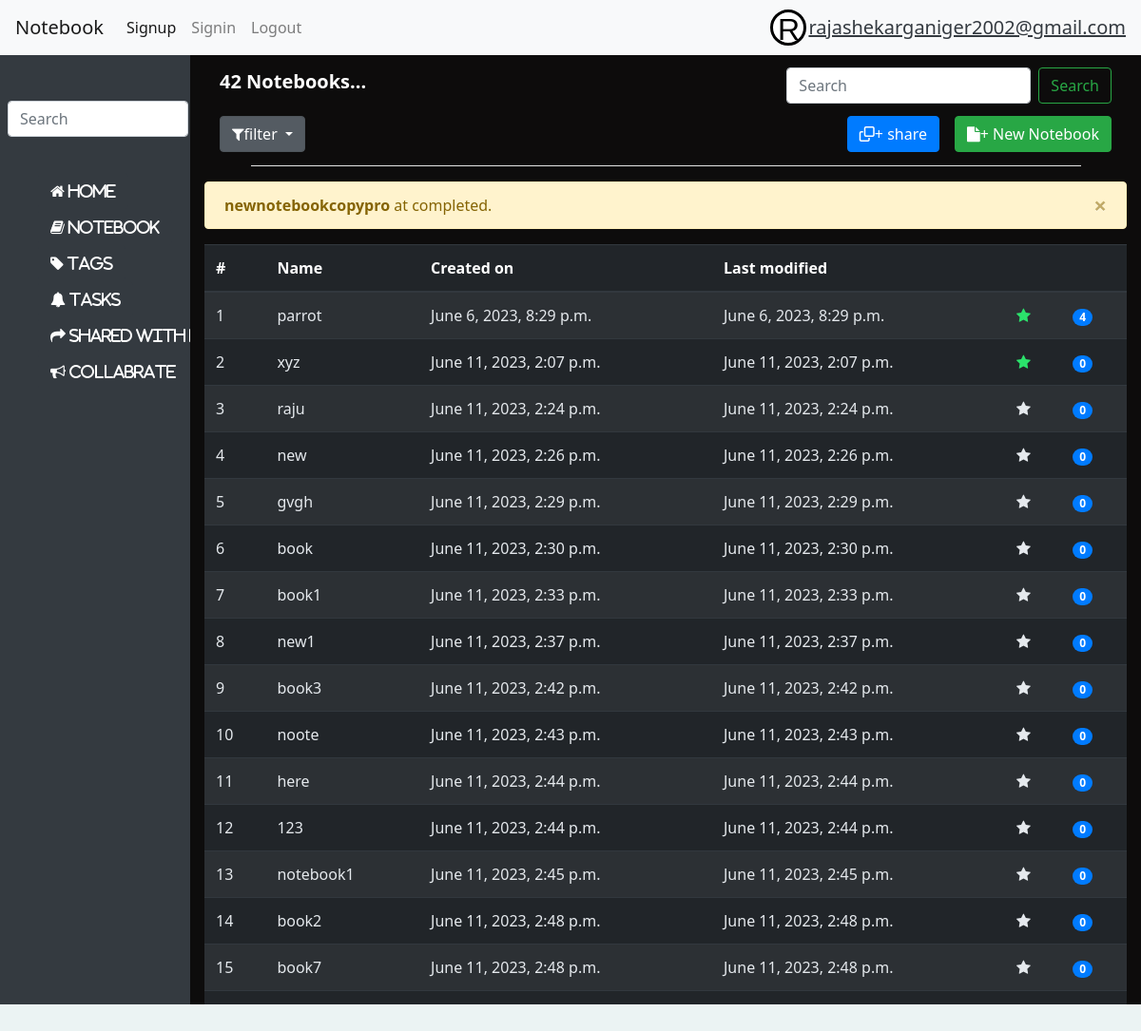
The app's page /notebook/ (signed in) with its own data.
### signin/models.py (models this page shows, shortened)
class User(models.Model):
    email=models.EmailField(unique=True, max_length=30,null=False,blank=False)
    password=models.CharField(max_length=20,null=False,blank=False)

### notebook/models.py (models this page shows, shortened)
class Notebook(models.Model):
    book_name=models.CharField(null=False,max_length=25)
    book_created_on=models.DateTimeField(auto_now_add=True)
    book_last_modified = models.DateTimeField(auto_now=True)
    notebook_slug=AutoSlugField(populate_from='book_name')
    bookmark_notebook=models.BooleanField(default=False)
    user=models.ForeignKey(User,on_delete=models.CASCADE)
    class Meta:
        unique_together=[['book_name','user']]
    def __str__(self):
        return self.book_name
    @staticmethod
    def user_notebook(email):
        return Notebook.objects.all().filter(user__email=email)
    @staticmethod
    def user_notebook_count(email):
        return Notebook.objects.all().filter(user__email=email).count()

### notebook/views.py (the view)
    def inner(request, *args, **kwargs):
        email=request.session.get('user')
        now = datetime.now()
        now=now.replace(microsecond=0)
        if email==None:
            return redirect('signup')
        else:
            try:
                last=request.session.get('last_activity')
                last = datetime.strptime(last, "%Y-%m-%d %H:%M:%S")
                print(type(last))
                print(last)
                request.session['last_activity']=str(now)
                if abs(now-last) > timedelta(seconds=15000):
                    return redirect('signin')
            except:
                request.session['last_activity']=str(now)
        return function(request, *args, **kwargs)

### notebook/templatetags/countnotes.py (called while the page is built)
@register.filter(name='count_notes')
def count_notes (notebook,email):
    return Notes.objects.filter(Q(notebook__notebook_slug=notebook) & Q(notebook__user__email=email)).count()

@register.filter(name='tag')
def tag(note,request):
    email=request.session.get('user')
    notebook=request.session.get('notebook')
    object=Notes.objects.filter( Q(notes_slug=note) & Q(notebook__user__email=email)).first()
    if object:
        text=object.tags
        text=text.split()
        return text
    else:
        return

### notebook/views.py (called while the page is built, shortened)
def signin_required(function):
    def inner(request, *args, **kwargs):
        email=request.session.get('user')
        now = datetime.now()
        now=now.replace(microsecond=0)
        if email==None:
            return redirect('signup')
        else:
            try:
                last=request.session.get('last_activity')
                last = datetime.strptime(last, "%Y-%m-%d %H:%M:%S")
                print(type(last))
                print(last)
                request.session['last_activity']=str(now)
                if abs(now-last) > timedelta(seconds=15000):
                    return redirect('signin')
            except:
                request.session['last_activity']=str(now)
        return function(request, *args, **kwargs)
    return inner

@signin_required
def notebook(request):
    email=request.session.get('user')
    if(request.method=='GET'):
        all_notebook=Notebook.user_notebook(email)
        all_notes=Notes.user_notes(email)
        email=request.session.get('user')
        notebook=Notebook.user_notebook(email)
        count=Notebook.user_notebook_count(email)
        return render(request,'notebook.html',{'notebook':notebook,'count':count,'all_notebook':all_notebook,'all_notes':all_notes})

### notes/models.py (called while the page is built)
    @staticmethod
    def user_notes(email):
        return Notes.objects.all().filter(notebook__user__email=email)

### notebook/templates/notebook.html (shortened to what this page needs)
{% extends 'base.html' %}
{% block notebook %}
{% load countnotes %}
<div class="container-fluid h-100  ">
  <div class="row height">
    <div class="col-12">
      <nav class="navbar justify-content-between black">
        <h1 class="navbar-brand">{{count}} Notebooks...</h2>
        <form class="form-inline", action="{% url 'notebook' %}" , method="POST">
          <input class="form-control mr-sm-2" name="notebook_search" type="search" placeholder="Search" aria-label="Search">
          <button class="btn btn-outline-success my-2 my-sm-0" type="submit">Search</button>
        </form>
      </nav>
                                  <button type="button" class="btn btn-success float-right mr-3 " data-toggle="modal" data-target="#myModal"><span class="fa fa-file"></span>+ New Notebook</button>
                                  <button type="button" class="btn btn-primary float-right mr-3 " data-toggle="modal" data-target="#myModal1"><span class="fa fa-clone"></span>+ share</button>
          <div class="dropdown show">
            <a class="btn btn-secondary dropdown-toggle ml-3 float-left" role="button" id="dropdownMenuLink" data-toggle="dropdown" aria-haspopup="true" aria-expanded="false">
              <span class="fa fa-filter"></span>filter
            </a>
          </div>
    </div>
  </div>
  <hr style="width:90%; background-color:white;">
  {%if request.session.task_name != 'None'%}
      <div class="alert alert-warning alert-dismissible fade show" role="alert">
        <strong>{{request.session.task_name}}</strong> at {{request.session.task_date}}completed.
        <button type="button" class="close" data-dismiss="alert" aria-label="Close">
          <span aria-hidden="true">&times;</span>
        </button>
      </div>
  {%endif%}
    <div class="container-fluid height1 pl-0 pr-0 mr-0 ">
      <div class="row h-100 ">
        <div class="col-12 ">
        <table class="table table-striped table-dark " style="min-height:2px;max-height:4px">
            <thead>
              <tr>
                <th scope="col">#</th>
                <th scope="col">Name</th>
                <th scope="col">Created on</th>
                <th scope="col">Last modified</th>
                <th scope="col"></th>
                <th scope="col"></th>
              </tr>
            </thead>
            <tbody>
          {% for i in items %}
                                <tr class="mb-1">
                                  <td> <a href="/notes/{{i.notebook_slug}}">{{forloop.counter}}</a></td>
                                  <td > <a href="/notes/{{i.notebook_slug}}">{{i.book_name|tagname:query}}</a></td>
                                  <td> <a href="/notes/{{i.notebook_slug}}">{{i.book_created_on}}</a></td>
                                  <td> <a href="/notes/{{i.notebook_slug}}">{{i.book_last_modified}}</a></td>
                                  {% if i.bookmark_notebook == True %}
                                  <td> <a href=" /notebook/{{i.book_name}}"><span class="fa fa-star checked" style="color:rgb(43, 226, 107);"></span></a>
                                   </td>
                                {%else%}
                                <td> <a href=" /notebook/{{i.book_name}}"><span class="fa fa-star"></span></a>
                                </td>
                                {%endif%}
                                  <td> <a><span class="badge badge-primary badge-pill">{{i|count_notes:request.session.user}}</span></a></td>
                              </tr>
          {%empty%}
                              {% for i in notebook %}
                                <tr class="mb-1">
                                  <td> <a href="/notes/{{i.book_name}}">{{forloop.counter}}</a></td>
                                  <td > <a href="/notes/{{i.book_name}}">{{i.book_name}}</a></td>
                                  <td> <a href="/notes/{{i.book_name}}">{{i.book_created_on}}</a></td>
                                  <td> <a href="/notes/{{i.book_name}}">{{i.book_last_modified}}</a></td>
                                {% if i.bookmark_notebook == True %}
                                  <td> <a href=" /notebook/{{i.book_name}}"><span class="fa fa-star checked" style="color:rgb(43, 226, 107);"></span></a>
                                   </td>
                                {%else%}
                                <td> <a href=" /notebook/{{i.book_name}}"><span class="fa fa-star"></span></a>
                                </td>
                                {%endif%}
                                  <td> <a><span class="badge badge-primary badge-pill">{{i|count_notes:request.session.user}}</span></a></td>
                              </tr>
                              {%endfor%}
          {%endfor%}
          </tbody>
          </table>
            </div>
        </div>
      </div>
  </div>
  </div>
{% endblock %}

### notebook/templates/base.html (shortened to what this page needs)
<!doctype html>
{% load static %}
{%load countnotes %}
<html lang="en">
  <head>
    <link rel="stylesheet" href="https://cdn.jsdelivr.net/npm/bootstrap@4.5.3/dist/css/bootstrap.min.css">
    <link href='https://unpkg.com/css.gg@2.0.0/icons/css/bookmark.css' rel='stylesheet'>
    <link href='https://unpkg.com/css.gg@2.0.0/icons/css/align-top.css' rel='stylesheet'>
    <link rel="stylesheet" href="https://cdnjs.cloudflare.com/ajax/libs/twitter-bootstrap/4.1.3/css/bootstrap.min.css">
    <link rel="stylesheet" href="https://cdnjs.cloudflare.com/ajax/libs/ionicons/2.0.1/css/ionicons.min.css">
    <link rel="stylesheet" href="https://cdnjs.cloudflare.com/ajax/libs/font-awesome/4.7.0/css/font-awesome.min.css">
    <link rel="stylesheet" href="https://cdn.jsdelivr.net/npm/bootstrap@4.1.3/dist/css/bootstrap.min.css">
      <link rel="stylesheet" href="{% static 'css/style.css' %}">
    <link href='https://unpkg.com/css.gg@2.0.0/icons/css/home.css' rel='stylesheet'>
  </head>
  <body>
    <header>
      <nav class="navbar navbar-expand-lg navbar-light bg-light "  >
        <a class="navbar-brand" href="#">Notebook</a>
        <div class="collapse navbar-collapse" id="navbarSupportedContent">
          <ul class="navbar-nav mr-auto">
            <li class="nav-item active">
              <a class="nav-link"  href="{% url 'signup' %}" >Signup</a>
            </li>
            <li class="nav-item">
              <a class="nav-link" href="{% url 'signin'%}" >Signin</a>
            </li>
            <li class="nav-item">
              <a class="nav-link" href="{%url 'logout' %}">Logout</a>
            </li>
          </ul>
        </div>
        {%if request.session.user %}
        <div class="circle " style="border-radius: 50%;
        width: 38px;
        height: 38px;
        padding: 0px;
        margin:2px;
        background: #fff;
        border: 3px solid #000;
        color: #000;
        text-align: center;
        font: 32px Arial, sans-serif;">{{request.session.user|first|capfirst}}</div><p class="text-dark mt-0 mb-0" style="font-size:20px;"><u>{{request.session.user}}</u> </p>
          {%endif%}
      </nav>
    </header>
    <div class="container-fluid blk w-100  " >
      <div class="row h-100">
        <div class="col-sm-2 pl-0 bg-dark">
                <form class="form-inline my-2 my-lg-0" action="{% url 'searchall' %}" method="POST">
                  <input class="form-control mt-5 mr-1 ml-2" id="searchall" list="mylist" name="search" style="width: 190px; " placeholder="Search">
                </form>
                <ul class="list-type mt-0 ">
                  <li><a href="{% url 'home' %}"><button type="button" class="btn btn-dark"><span class="fa fa-home"> Home</span></button></a></li>
                  <li><a href="{% url 'notebook' %}"><button type="button" class="btn btn-dark"><span class="fa fa-book"> Notebook</span></button></a></li>
                  <li><a href="{% url 'showtag' %}"><button type="button" class="btn btn-dark"><span class="fa fa-tag"> Tags</span></button></a></li>
                  <li><a href="{% url 'task' %}"><button type="button" class="btn btn-dark"><span class="fa fa-bell"> Tasks</span></button></a></li>
                  <li><a href="{%url 'shared_with_me' %}"><button type="button" class="btn btn-dark"><span class="fa fa-share"> Shared with me</span></button></a></li>
                  <li><a href="{%url 'collabrate' %}"><button type="button" class="btn btn-dark"><span class="fa fa-bullhorn "> Collabrate</span></button></a></li>
                </ul>
              </div>
          <div class="col-sm-10 pl-0 pr-0 blk-main black scrollclass "     style="overflow-y: scroll; scrollbar-width: none; ">
{% block notebook %}{% endblock notebook %}
                      </div>
                  </div>
  </body>
</html>

### notebook/static/css/style.css (style rules this page uses)
html,body { height: 100%; }
.blk { height: 770px; }
.height { height:100px; }
.height1 { height:800px; }
.black { background-color: #0d0c0c; }
a { text-decoration: none; color: #e5e9ed; }
.list-type { list-style-type: none; }
body { background-color: rgb(249, 240, 240); color: #fff; font-family: 'system-ui'; }
h1 { font-weight: 700; font-size: 3.4em; }
.circle { border-radius: 50%; width: 34px; height: 34px; padding: 10px; background: #6fde0e; border: 3px solid #000; color: #000; text-align: center; font: 32px Arial, sans-serif; }
* { user-select: none; }
html, body { height: 100%; min-height: 100%; }
body { font-family: "Segoe UI", Tahoma, Geneva, Verdana, sans-serif; padding-bottom: 100px; margin: 0; background-color: #ebf3f3; }

### records on screen
User: session.user "rajashekarganiger2002@gmail.com"
Notebook: book_name "parrot", book_created_on "June 6, 2023, 8:29 p.m.", book_last_modified "June 6, 2023, 8:29 p.m.", book_name "4"
Notebook: book_name "xyz", book_created_on "June 11, 2023, 2:07 p.m.", book_last_modified "June 11, 2023, 2:07 p.m.", book_name "0"
Notebook: book_name "raju", book_created_on "June 11, 2023, 2:24 p.m.", book_last_modified "June 11, 2023, 2:24 p.m.", book_name "0"
Notebook: book_name "new", book_created_on "June 11, 2023, 2:26 p.m.", book_last_modified "June 11, 2023, 2:26 p.m.", book_name "0"
Notebook: book_name "gvgh", book_created_on "June 11, 2023, 2:29 p.m.", book_last_modified "June 11, 2023, 2:29 p.m.", book_name "0"
Notebook: book_name "book", book_created_on "June 11, 2023, 2:30 p.m.", book_last_modified "June 11, 2023, 2:30 p.m.", book_name "0"
Notebook: book_name "book1", book_created_on "June 11, 2023, 2:33 p.m.", book_last_modified "June 11, 2023, 2:33 p.m.", book_name "0"
Notebook: book_name "new1", book_created_on "June 11, 2023, 2:37 p.m.", book_last_modified "June 11, 2023, 2:37 p.m.", book_name "0"
Notebook: book_name "book3", book_created_on "June 11, 2023, 2:42 p.m.", book_last_modified "June 11, 2023, 2:42 p.m.", book_name "0"
Notebook: book_name "noote", book_created_on "June 11, 2023, 2:43 p.m.", book_last_modified "June 11, 2023, 2:43 p.m.", book_name "0"
Notebook: book_name "here", book_created_on "June 11, 2023, 2:44 p.m.", book_last_modified "June 11, 2023, 2:44 p.m.", book_name "0"
Notebook: book_name "123", book_created_on "June 11, 2023, 2:44 p.m.", book_last_modified "June 11, 2023, 2:44 p.m.", book_name "0"
Notebook: book_name "notebook1", book_created_on "June 11, 2023, 2:45 p.m.", book_last_modified "June 11, 2023, 2:45 p.m.", book_name "0"
Notebook: book_name "book2", book_created_on "June 11, 2023, 2:48 p.m.", book_last_modified "June 11, 2023, 2:48 p.m.", book_name "0"
Notebook: book_name "book7", book_created_on "June 11, 2023, 2:48 p.m.", book_last_modified "June 11, 2023, 2:48 p.m.", book_name "0"

### other values on screen
{{ request.session.user|first|capfirst }} "R"
{{ count }} "42"
{{ request.session.task_name }} "newnotebookcopypro"
